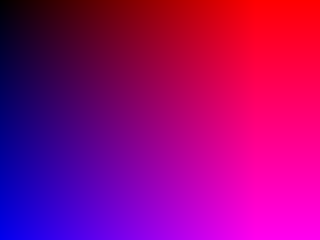
Frame 1 (no input)
Frame 60 (no input): identical to frame 1, image omitted
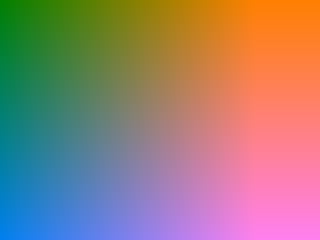
Frame 120 (the mouse pressed at the canvas centre since frame 60)

The p5.js sketch that drew these frames (run headless with seeded random() and noise() and a simulated clock; from frame 60 on, the mouse is pressed at the canvas centre):

// p5.js sketch
// ── sketch.js
function setup () {
  createCanvas(320, 240);
  // 部分屏幕是高分屏，需要使用修改像素密度的功能。才能是 loadPixels 正常使用
  pixelDensity(1)
}

function draw () {
  background(51);

  // 载入pixels()
  // p5.js的画布中，每一个像素点使用了4个值来表示，分别表示 R,G,B,Alpha 的值。
  loadPixels();

  // 则pixels[1]~pixels[4]可以改变第一个点的颜色。
  // pixels[1] = 255;
  // pixels[2] = 255;
  // pixels[3] = 255;
  // pixels[4] = 255;

  // 可以做其他的一些有趣的事情。
  // 将canvas中的所有点进行循环，首先需要对横轴(x)循环(或者是先循环(y)轴也可以)，然后再循环另一条轴
  // 然后修改每个4数组的值，例如
  for (let x = 0; x < width; x++) {
    for (let y = 0; y < height; y++) {
      let index = (x + y * width) * 4;
      //  x + y * 4 意思是有一个矩阵是5 * 6的如下
      //     00 01 02 03 04 05
      //   --------------------
      // 00 |00|01|02|03|04|05|
      //   --------------------
      // 01 |06|07|08|09|10|11|
      //   --------------------
      // 02 |12|13|14|15|XX|  |
      //   --------------------
      // 03 |  |  |  |  |  |  |
      //   --------------------
      // 04 |  |  |  |  |  |  |
      //   --------------------
      // 已只(x,y) =(4,2) 求这个点的数组开始的值 就是XX位置的起始值
      //  则需要用 y(2)乘宽度(6)得出是第几排的(一排一共有4*宽度个，一共有24个值) 再加上是第几个(x)，此时再乘4就可以得出XX位置的起始值
      //  XX 位置的起始值 为 (2 * 6 + 4 ) * 4 = 64
      //  所以XX 点的颜色表示为 
      // pixels[64] = 255;
      // pixels[65] = 255;
      // pixels[66] = 255;
      // pixels[67] = 255;

      pixels[index + 0] = x;
      pixels[index + 1] = map(mouseX,0,width,0,255,true);
      pixels[index + 2] = y;
      pixels[index + 3] = 255;
    }x
  }

  updatePixels()
}
